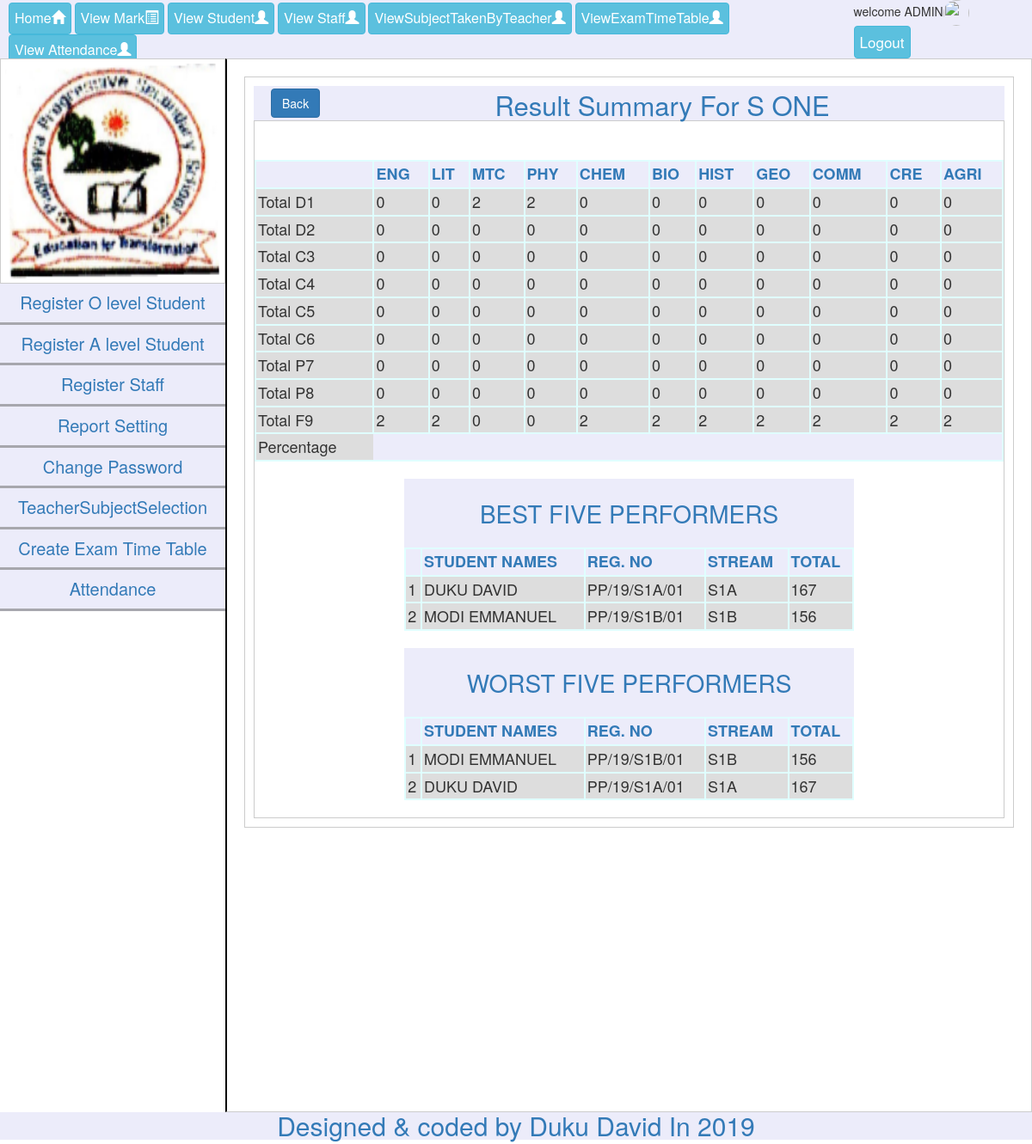
The page /module/admin/Result_Summary.php?form=ONE (signed in) on the database its author committed.
### tables this page shows
CREATE TABLE `ostudent` (
  `stud_id` bigint(20) UNSIGNED NOT NULL,
  `firstname` varchar(191) NOT NULL,
  `othername` varchar(191) NOT NULL,
  `Reg_no` varchar(191) NOT NULL,
  `gender` varchar(191) NOT NULL,
  `picture` varchar(191) NOT NULL,
  `c_id` varchar(191) NOT NULL,
  `year` year(4) NOT NULL
);

CREATE TABLE `marksheet` (
  `id` bigint(20) UNSIGNED NOT NULL,
  `Reg_no` varchar(191) NOT NULL,
  `term_id` int(11) NOT NULL,
  `Physics` varchar(191) NOT NULL,
  `Mathematics` varchar(191) NOT NULL,
  `Chemistry` varchar(191) NOT NULL,
  `Biology` varchar(191) NOT NULL,
  `English` varchar(191) NOT NULL,
  `History` varchar(191) NOT NULL,
  `Geography` varchar(191) NOT NULL,
  `Commerce` varchar(191) NOT NULL,
  `Agriculture` varchar(191) NOT NULL,
  `CRE` varchar(191) NOT NULL,
  `Fine_Art` varchar(191) NOT NULL,
  `total` int(11) NOT NULL
);

### module/admin/Result_Summary.php (the view, shortened to what this page needs)
<?php if(isset($_GET['form']))
 {
             	?>
	<?php include('admin_header.php');?>
  <?php
         $id = $_GET['form'];
        function count_Query($grade,$sub_cod,$id)
        {
          include"../../service/connection.php";
            $sql ="SELECT COUNT(grade) AS count_result FROM `grade` INNER JOIN ostudent ON grade.Reg_no=ostudent.Reg_no INNER JOIN class ON class.c_id =ostudent.c_id WHERE grade='".$grade."' AND sub_cod='".$sub_cod."' AND term_id='".$_SESSION['term_id']."' AND c_name='".$id."'";
             $Results=mysqli_query($conn,$sql);
              while($count_res =mysqli_fetch_assoc($Results))
              {
                 return $count_res['count_result'];
              }
        }
        function finding_table_rows($grade,$id)
        {
          $msg ='<td>'.count_Query($grade,"A03",$id).'</td>
                 <td>'.count_Query($grade,"A06",$id).'</td>
                 <td>'.count_Query($grade,"S02",$id).'</td>
                 <td>'.count_Query($grade,"S01",$id).'</td>
                 <td>'.count_Query($grade,"S03",$id).'</td>
                 <td>'.count_Query($grade,"S04",$id).'</td>
                 <td>'.count_Query($grade,"A01",$id).'</td>
                 <td>'.count_Query($grade,"A02",$id).'</td>
                 <td>'.count_Query($grade,"A05",$id).'</td>
                 <td>'.count_Query($grade,"A04",$id).'</td>
                 <td>'.count_Query($grade,"S05",$id).'</td>';
            return $msg;
        }
  ?>
          <div class="formheadera">
          	<div style="display: inline-block;">Result Summary For S <?php echo $id;?></div>
            <a href="view_amark.php?form=<?php echo $id;?>" style="float: left; margin-left: 20px; margin-top: 3px;" class="btn btn-primary">Back</a>
          </div>
            <div class="main-wrappings">
      <table id="myTable">
    <tr class="header">
      <thead>
         <th></th>
          <th>ENG</th>
         <th>LIT</th>
         <th>MTC</th>
        <th>PHY</th>
        <th>CHEM</th>
        <th>BIO</th>
        <th>HIST</th>
        <th>GEO</th>
        <th>COMM</th>
        <th>CRE</th>
        <th>AGRI</th>
       </thead>
    </tr>
    <tbody>
      <tr>
         <td>Total D1</td>
          <?php echo finding_table_rows("D 1",$id)?>
      </tr>
      <tr>
         <td>Total D2</td>
         <?php echo finding_table_rows("D 2",$id)?>
      </tr>
      <tr>
         <td>Total C3</td>
         <?php echo finding_table_rows("C 3",$id)?>
      </tr>
      <tr>
         <td>Total C4</td>
        <?php echo finding_table_rows("C 4",$id)?>
      </tr>
      <tr>
         <td>Total C5</td>
          <?php echo finding_table_rows("C 5",$id)?>
      </tr>
      <tr>
         <td>Total C6</td>
         <?php echo finding_table_rows("C 6",$id)?>
      </tr>
      <tr>
         <td>Total P7</td>
         <?php echo finding_table_rows("P 7",$id)?>
      </tr>
      <tr>
         <td>Total P8</td>
          <?php echo finding_table_rows("P 8",$id)?>
      </tr>
      <tr>
         <td>Total F9</td>
         <?php echo finding_table_rows("F 9",$id)?>
      </tr>
    <tr>
      <td>Percentage</td>
    </tr>
    </tbody>
  </table>
  <div style="margin: 0px auto; width: 60%; margin-top: 20px;">
         <div style="background-color: #ECECFA; text-align: center; padding: 20px; font-size: 28px; color: #337AB7;">BEST FIVE PERFORMERS</div>
      <table id="myTable" style="margin-top: 0px;">
    <tr class="header">
      <thead>
        <th></th>
         <th>STUDENT NAMES</th>
         <th>REG. NO</th>
         <th>STREAM</th>
        <th>TOTAL</th>
       </thead>
    </tr>
    <tbody>
      <?php
                 $id = $_GET['form'];
                 $sql ="SELECT * FROM ostudent INNER JOIN marksheet ON ostudent.Reg_no = marksheet.Reg_no WHERE c_id IN (SELECT c_id FROM class WHERE c_name='".$id."') AND term_id='".$_SESSION['term_id']."' ORDER BY total DESC LIMIT 5";
         $runs    =mysqli_query($conn,$sql);
                 $no=1;
                 while($roww=mysqli_fetch_assoc($runs))
                 {
                  echo"<tr>";
                      echo "<td>".$no." </td>";
                     echo "<td>".strtoupper($roww['firstname'])."  ".strtoupper($roww['othername'])." </td>";
                     echo "<td>".$roww['Reg_no']." </td>";
                      echo "<td>".$roww['c_id']." </td>";
                        echo "<td>".$roww['total']." </td>";
                  echo "</tr>";
                  $no++;
                 }
      ?>
    </tbody>
  </table>
</div>
  <div style="margin: 0px auto; width: 60%; margin-top: 20px;">
         <div style="background-color: #ECECFA; text-align: center; padding: 20px; font-size: 28px; color: #337AB7;">WORST FIVE PERFORMERS</div>
      <table id="myTable" style="margin-top: 0px;">
    <tr class="header">
      <thead>
        <th></th>
         <th>STUDENT NAMES</th>
         <th>REG. NO</th>
         <th>STREAM</th>
        <th>TOTAL</th>
       </thead>
    </tr>
    <tbody>
      <?php
                $sql ="SELECT * FROM ostudent INNER JOIN marksheet ON ostudent.Reg_no = marksheet.Reg_no WHERE c_id IN (SELECT c_id FROM class WHERE c_name='".$id."') AND term_id='".$_SESSION['term_id']."' ORDER BY total LIMIT 5";
         $run    =mysqli_query($conn,$sql);
          $no1 =1;
                 while($roww=mysqli_fetch_assoc($run)){
                  echo"<tr>";
                      echo "<td>".$no1." </td>";
                     echo "<td>".strtoupper($roww['firstname'])."  ".strtoupper($roww['othername'])." </td>";
                     echo "<td>".$roww['Reg_no']." </td>";
                      echo "<td>".$roww['c_id']." </td>";
                        echo "<td>".$roww['total']." </td>";
                  echo "</tr>";
                  $no1++;
                 }
      ?>
    </tbody>
  </table>
</div>
	      </div>
	    </div>
	</div>
	<?php include('../../footer.php');?>
<?php
 }
 ?>

### module/admin/admin_header.php (shortened to what this page needs)
<!DOCTYPE html>
<html>
<head>
<link rel="stylesheet" href="https://maxcdn.bootstrapcdn.com/bootstrap/3.4.0/css/bootstrap.min.css">
<link rel="stylesheet" type="text/css" href="https://cdn.datatables.net/1.10.20/css/jquery.dataTables.css">
      <link rel="stylesheet" type="text/css" href="../bootstrap/css/bootstrap.css">
      <link rel="stylesheet" type="text/css" href="../bootstrap/css/dataTables.bootstrap.min.css">
  </head>
<body>
    <table class="headerTable" width="100%" cellspacing="0px" cellpadding="0px;">
        <tr>
          <td>
         <div class="topnav1" >
              <a href="index.php"  title="Home" class="btn btn-info" role="button">Home<i class="glyphicon glyphicon-home"></i></a>
                    <a href="mark_page.php"  title="View Marks" class="btn btn-info" role="button">View Mark<i class="glyphicon glyphicon-list-alt"></i></a>
                    <a href="view_student.php" title="Student" class="btn btn-info" role="button">View Student<i class="glyphicon glyphicon-user"></i></a>
                     <a href="view_staff.php" title="Staff" class="btn btn-info" role="button">View Staff<i class="glyphicon glyphicon-user"></i></a>
                     <a href="viewSubject.php" title="Exam Schedule" class="btn btn-info" role="button">ViewSubjectTakenByTeacher<i class="glyphicon glyphicon-user"></i></a>
                     <a href="viewExamSchedule.php" title="Exam Schedule" class="btn btn-info" role="button">ViewExamTimeTable<i class="glyphicon glyphicon-user"></i></a>
                     <a href="viewAttendance.php" title="Attendance" class="btn btn-info" role="button">View Attendance<i class="glyphicon glyphicon-user"></i></a>
              </div>
            </td>
            <td>
          <div class="float-right1">
          <?php
                 echo "welcome ".strtoupper($_SESSION['username'])."";
                 echo "<img src='../".$_SESSION['picture']."' width='30px' height='30px' style='border-radius:30px;'>";
                      ?>
           <a href="logout.php" title="Logout" class="btn btn-info">Logout</a>
         </div>
         </td>
      </tr>
    </table>
  <section>
      <div class="col-md5">
         <div class="left-float">
            <div class="image1">
               <img src="../image/pp.png" align="not found">
            </div>
              <div class="side-navi">
                 <a href="olevel.php">Register O level Student</a>
              </div>
              <div class="side-navi">
                 <a href="Alevel.php">Register A level Student</a>
              </div>
              <div class="side-navi">
                 <a href="staff.php">Register Staff</a>
              </div>
              <div class="side-navi">
                 <a href="report_setting.php">Report Setting</a>
              </div>
              <div class="side-navi">
                 <a href="change_pass.php">Change Password</a>
              </div>
               <div class="side-navi">
                 <a href="subject_registration.php">TeacherSubjectSelection</a>
              </div>
              <div class="side-navi">
                 <a href="createExamSchedule.php">Create Exam Time Table</a>
              </div>
              <div class="side-navi">
                 <a href="Attendance.php">Attendance</a>
              </div>
          </div>
     </div>
    <div class="main-wrapping1">
      <div class="main-wrapping">

### footer.php (shortened to what this page needs)
</section>
<div id="footer">
    Designed & coded by <a href="https://www.facebook.com/dukudavid7">Duku David In 2019</a>
</div>
</body>
</html>

### module/admin/admin_header.php (style rules this page uses)
body { margin: 0px; padding: 0px; }
.headerTable { background-color:#ECECFA; }
.topnav1 { display: inline-block; margin-left: 10px; height: 42px; }
.topnav1 a { color: #fff; text-align: center; text-decoration: none; font-size: 16px; padding: 6px; }
.float-right1 { float: right; margin-right: 5px; }
.float-right1 a { color: #fff; text-align: center; text-decoration: none; font-size: 17px; padding: 6px; }
.left-float { background-color: #ddd; }
.left-float .side-navi a { text-decoration: none; background-color: #ECECFA; display: block; border-bottom: 3px solid #A7A7AD; color: #337AB7; cursor: move; text-align: center; padding: 8px 0px; text-decoration: none; font-size: 20px; }
.left-float .image1 { border:1px solid #ccc; background-color: #fff; padding:5px; }
.left-float .image1 img { height: 250px; width: 250px; }
.main-wrapping1 { background-color: white; padding: 20px; border: 1px solid #ccc; border-left: 2px solid black; padding-bottom: 330px; width: 100%; }
.main-wrapping { background-color: white; border-top: none; border: 1px solid #ccc; }
.main-wrappings { border-top: none; margin-top: 0px; padding-top: 25px; margin-bottom: 10px; margin-right: 10px; margin-left: 10px; border: 1px solid #ccc; background-color:white; }
.formheadera { font-size: 31px; background:#ECECFA; text-align:center; color:#337AB7; margin-top: 10px; margin-right: 10px; margin-left: 10px; height: 40px; }
#footer { background-color:#ECECFA; color: #337AB7; text-align: center; font-size: 30px; line-height:32px; }
#footer a { text-decoration: none; }
#myTable { margin-top: 20px; margin-bottom: 20px; background: #ECECFA; width: 100%; border-collapse: collapse; border: 2px solid #E0FFFF; font-size: 18px; */ }
#myTable th { text-align: left; padding: 2px; background-color:#ECECFA; color: #337AB7; border-left: 2px solid #E0FFFF; }
#myTable td { text-align: left; padding: 2px; border-left: 2px solid #E0FFFF; }
#myTable tr { border-bottom: 2px solid #E0FFFF; background-color: #ddd; }
#myTable tr.header, #myTable tr:hover { background-color: #FFB6C1; }
section { display:flex; }

### rows shown on the page
ostudent: firstname "DUKU", othername "DAVID", marksheet.Reg_no "PP/19/S1A/01", c "S1A", marksheet.total "167"
ostudent: firstname "MODI", othername "EMMANUEL", marksheet.Reg_no "PP/19/S1B/01", c "S1B", marksheet.total "156"

### other values the page prints
$_SESSION['username'] "ADMIN"
$id "ONE"
count_Query($grade,"A03",$id) "0 0 0 0 0 0 0 0 2"
count_Query($grade,"A06",$id) "0 0 0 0 0 0 0 0 2"
count_Query($grade,"S02",$id) "2 0 0 0 0 0 0 0 0"
count_Query($grade,"S01",$id) "2 0 0 0 0 0 0 0 0"
count_Query($grade,"S03",$id) "0 0 0 0 0 0 0 0 2"
count_Query($grade,"S04",$id) "0 0 0 0 0 0 0 0 2"
count_Query($grade,"A01",$id) "0 0 0 0 0 0 0 0 2"
count_Query($grade,"A02",$id) "0 0 0 0 0 0 0 0 2"
count_Query($grade,"A05",$id) "0 0 0 0 0 0 0 0 2"
count_Query($grade,"A04",$id) "0 0 0 0 0 0 0 0 2"
count_Query($grade,"S05",$id) "0 0 0 0 0 0 0 0 2"
